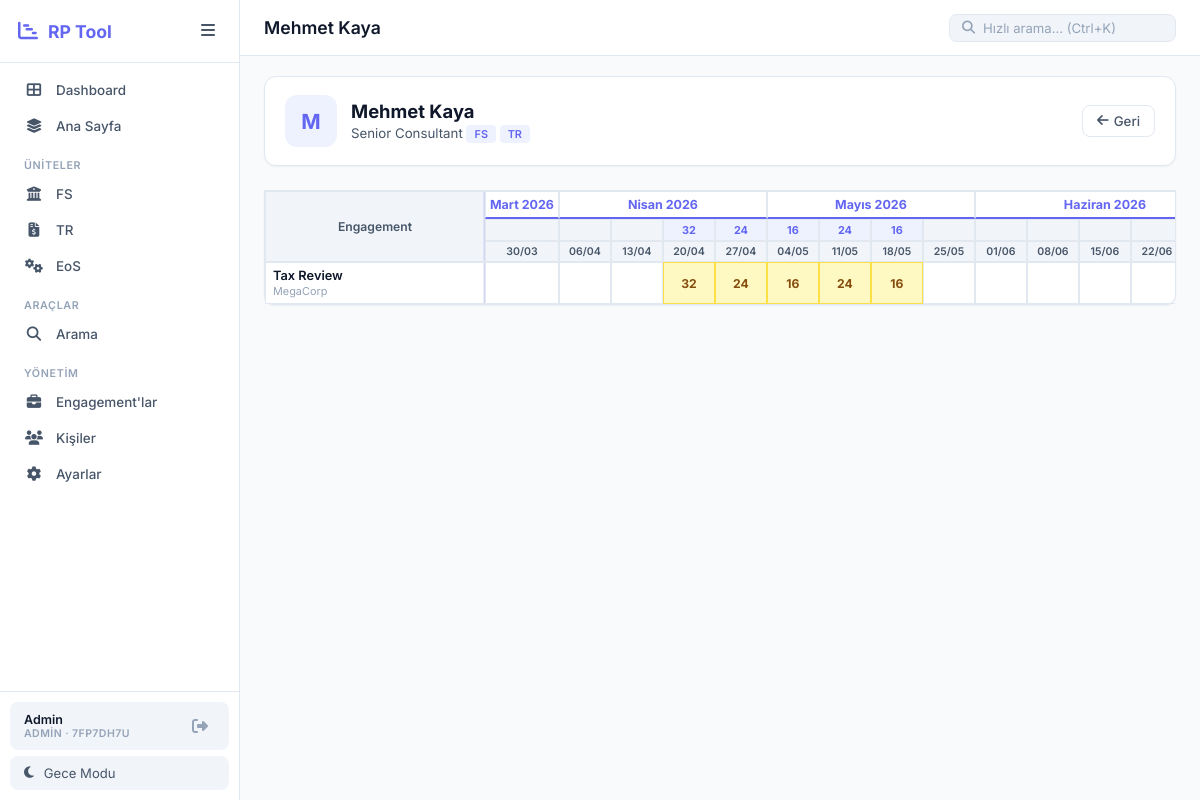
Page /search/person/2 (signed in) on the committed database.
### models.py (models this page shows, shortened)
class Unit(db.Model):
    __tablename__ = 'units'
    id = db.Column(db.Integer, primary_key=True)
    workspace_id = db.Column(db.Integer, db.ForeignKey('workspaces.id'), nullable=False)
    short_name = db.Column(db.String(20), nullable=False)
    long_name = db.Column(db.String(200), nullable=False)
    icon = db.Column(db.String(50), default='fas fa-folder')
    color = db.Column(db.String(20), default='#6366f1')
    sort_order = db.Column(db.Integer, default=0)
    is_active = db.Column(db.Boolean, default=True)
    created_at = db.Column(db.DateTime, default=datetime.utcnow)
    __table_args__ = (
        db.UniqueConstraint('workspace_id', 'short_name', name='unique_ws_unit'),
    )

class User(UserMixin, db.Model):
    __tablename__ = 'users'
    id = db.Column(db.Integer, primary_key=True)
    username = db.Column(db.String(100), unique=True, nullable=False)
    password = db.Column(db.String(200), nullable=False)
    display_name = db.Column(db.String(100), nullable=False)
    email = db.Column(db.String(200), nullable=True)
    role = db.Column(db.String(20), default='user')
    workspace_id = db.Column(db.Integer, db.ForeignKey('workspaces.id'), nullable=False)
    last_login = db.Column(db.DateTime, nullable=True)
    created_at = db.Column(db.DateTime, default=datetime.utcnow)
    def is_admin(self):
        return self.role == 'admin'

class Workspace(db.Model):
    __tablename__ = 'workspaces'
    id = db.Column(db.Integer, primary_key=True)
    name = db.Column(db.String(200), nullable=False)
    code = db.Column(db.String(10), unique=True, nullable=False)
    created_at = db.Column(db.DateTime, default=datetime.utcnow)
    users = db.relationship('User', backref='workspace', lazy=True)
    units = db.relationship('Unit', backref='workspace', lazy=True, cascade='all, delete-orphan')
    titles = db.relationship('Title', backref='workspace', lazy=True, cascade='all, delete-orphan')
    persons = db.relationship('Person', backref='workspace', lazy=True, cascade='all, delete-orphan')
    engagements = db.relationship('Engagement', backref='workspace', lazy=True, cascade='all, delete-orphan')
    settings = db.relationship('AppSettings', backref='workspace', lazy=True, cascade='all, delete-orphan')

class Person(db.Model):
    __tablename__ = 'persons'
    id = db.Column(db.Integer, primary_key=True)
    workspace_id = db.Column(db.Integer, db.ForeignKey('workspaces.id'), nullable=False)
    name = db.Column(db.String(100), nullable=False)
    title = db.Column(db.String(100), nullable=False)
    email = db.Column(db.String(150), nullable=True)
    is_active = db.Column(db.Boolean, default=True, nullable=False)
    created_at = db.Column(db.DateTime, default=datetime.utcnow)
    departments = db.relationship('PersonDepartment', backref='person', lazy=True, cascade='all, delete-orphan')
    bookings = db.relationship('Booking', backref='person', lazy=True, cascade='all, delete-orphan')
    def get_departments(self):
        return [d.department for d in self.departments]

class PersonDepartment(db.Model):
    __tablename__ = 'person_department'
    id = db.Column(db.Integer, primary_key=True)
    person_id = db.Column(db.Integer, db.ForeignKey('persons.id'), nullable=False)
    department = db.Column(db.String(50), nullable=False)
    __table_args__ = (
        db.UniqueConstraint('person_id', 'department', name='unique_person_dept'),
    )

class Engagement(db.Model):
    __tablename__ = 'engagements'
    id = db.Column(db.Integer, primary_key=True)
    workspace_id = db.Column(db.Integer, db.ForeignKey('workspaces.id'), nullable=False)
    name = db.Column(db.String(200), nullable=False)
    client = db.Column(db.String(200), nullable=True)
    category = db.Column(db.String(50), nullable=False, default='FS')
    status = db.Column(db.String(50), default='Active')
    start_date = db.Column(db.Date, nullable=True)
    end_date = db.Column(db.Date, nullable=True)
    created_at = db.Column(db.DateTime, default=datetime.utcnow)
    bookings = db.relationship('Booking', backref='engagement', lazy=True, cascade='all, delete-orphan')

class Booking(db.Model):
    __tablename__ = 'bookings'
    id = db.Column(db.Integer, primary_key=True)
    person_id = db.Column(db.Integer, db.ForeignKey('persons.id'), nullable=False)
    engagement_id = db.Column(db.Integer, db.ForeignKey('engagements.id'), nullable=False)
    week_start = db.Column(db.Date, nullable=False)
    hours = db.Column(db.Float, default=0)
    color = db.Column(db.String(20), default='green')
    note = db.Column(db.String(200), nullable=True)
    created_at = db.Column(db.DateTime, default=datetime.utcnow)
    __table_args__ = (
        db.UniqueConstraint('person_id', 'engagement_id', 'week_start', name='unique_booking'),
    )

### app.py (the view)
@app.route('/search/person/<int:person_id>')
@login_required
def person_detail(person_id):
    person = Person.query.filter_by(id=person_id, workspace_id=ws_id()).first_or_404()
    weeks = get_ws_weeks()
    bks = Booking.query.filter_by(person_id=person.id).all()
    eb = {}
    for b in bks:
        if b.engagement_id not in eb:
            eb[b.engagement_id] = {'engagement': db.session.get(Engagement, b.engagement_id), 'bookings': {}}
        eb[b.engagement_id]['bookings'][b.week_start] = b
    wt = {w: sum(e['bookings'][w].hours for e in eb.values() if w in e['bookings']) for w in weeks}
    return render_template('person_detail.html', person=person, weeks=weeks, eng_bookings=eb, weekly_totals=wt)

### app.py (called while the page is built)
@login_manager.user_loader
def load_user(user_id):
    return db.session.get(User, int(user_id))

def ws_id():
    return current_user.workspace_id

def get_month_label(d):
    m = {1:'Ocak',2:'Şubat',3:'Mart',4:'Nisan',5:'Mayıs',6:'Haziran',
         7:'Temmuz',8:'Ağustos',9:'Eylül',10:'Ekim',11:'Kasım',12:'Aralık'}
    return m.get(d.month, d.strftime('%B'))

def get_active_units():
    if not current_user.is_authenticated:
        return []
    return Unit.query.filter_by(workspace_id=ws_id(), is_active=True).order_by(Unit.sort_order, Unit.short_name).all()

def get_active_titles():
    if not current_user.is_authenticated:
        return []
    return Title.query.filter_by(workspace_id=ws_id(), is_active=True).order_by(Title.sort_order, Title.name).all()

def get_demand_page_name():
    if not current_user.is_authenticated:
        return 'Ana Sayfa'
    name = AppSettings.get(ws_id(), 'demand_page_name', '')
    return name if name else 'Ana Sayfa'

@app.context_processor
def utility_processor():
    try:
        units = get_active_units()
        dpn = get_demand_page_name()
        titles = get_active_titles()
        ws_code = current_user.workspace.code if current_user.is_authenticated else ''
        ws_name = current_user.workspace.name if current_user.is_authenticated else ''
    except Exception:
        units, titles = [], []
        dpn = 'CA Demand'
        ws_code, ws_name = '', ''
    return {
        'get_week_label': get_week_label,
        'get_month_label': get_month_label,
        'active_units': units,
        'active_titles': titles,
        'demand_page_name': dpn,
        'ws_code': ws_code,
        'ws_name': ws_name,
    }

### models.py (called while the page is built)
    @staticmethod
    def get(workspace_id, key, default=''):
        s = AppSettings.query.filter_by(workspace_id=workspace_id, key=key).first()
        return s.value if s else default

### templates/person_detail.html (shortened to what this page needs)
{% extends "base.html" %}
{% block page_title %}{{ person.name }}{% endblock %}
{% block content %}
<div class="detail-header">
    <div class="detail-avatar {% if not person.is_active %}avatar-inactive{% endif %}">
        {{ person.name[0] }}
    </div>
    <div class="detail-info">
        <h2>
            {{ person.name }}
        </h2>
        <p>
            {{ person.title }}
            {% for dept in person.get_departments() %}
                <span class="badge badge-unit">{{ dept }}</span>
            {% endfor %}
        </p>
    </div>
    <a href="javascript:history.back()" class="btn btn-ghost"><i class="fas fa-arrow-left"></i> Geri</a>
</div>
<div class="gantt-outer" style="margin-top: 1.5rem;">
    <div class="gantt-table-container">
        <table class="gantt-table">
            <thead>
                <tr class="month-row">
                    <th class="sticky-col col-engagement-single" rowspan="3">Engagement</th>
                    {% set ns = namespace(cm='') %}
                    {% for w in weeks %}
                        {% set mk = w.strftime('%Y-%m') %}
                        {% if mk != ns.cm %}
                            {% set ns.cm = mk %}
                            {% set cnt = [] %}
                            <th colspan="{{ cnt|length }}" class="month-cell">
                                {{ get_month_label(w) }} {{ w.year }}
                            </th>
                        {% endif %}
                    {% endfor %}
                </tr>
                <tr class="totals-row">
                    {% for w in weeks %}
                    <th class="week-total-cell {% if weekly_totals[w] > 0 %}has-hours{% endif %} {% if weekly_totals[w] > 40 %}over-capacity{% endif %}">
                        {% if weekly_totals[w] > 0 %}{{ weekly_totals[w]|int }}{% endif %}
                    </th>
                    {% endfor %}
                </tr>
                <tr class="week-header-row">
                    {% for w in weeks %}
                    <th class="week-cell">{{ w.strftime('%d/%m') }}</th>
                    {% endfor %}
                </tr>
            </thead>
            <tbody>
                {% for eng_id, eng_data in eng_bookings.items() %}
                <tr class="gantt-row">
                    <td class="sticky-col col-engagement-single">
                        <div class="engagement-info">
                            <a href="{{ url_for('engagement_detail', engagement_id=eng_data.engagement.id) }}" class="eng-link">
                                {{ eng_data.engagement.name }}
                            </a>
                            <small>{{ eng_data.engagement.client }}</small>
                        </div>
                    </td>
                    {% for w in weeks %}
                        {% set b = eng_data.bookings.get(w) %}
                        <td class="gantt-cell {% if b and b.hours > 0 %}booked cell-{{ b.color }}{% endif %}"
                            data-person-id="{{ person.id }}"
                            data-engagement-id="{{ eng_data.engagement.id }}"
                            data-week="{{ w.strftime('%Y-%m-%d') }}"
                            data-hours="{{ b.hours if b else 0 }}"
                            data-color="{{ b.color if b else 'green' }}"
                            {% if current_user.is_admin() %}onclick="openCellEdit(this)"{% endif %}>
                            {% if b and b.hours > 0 %}{{ b.hours|int }}{% endif %}
                        </td>
                    {% endfor %}
                </tr>
                {% endfor %}
            </tbody>
        </table>
    </div>
</div>
{% endblock %}

### templates/base.html (shortened to what this page needs)
<!DOCTYPE html>
<html lang="tr" data-theme="light">
<head>
    <link rel="stylesheet" href="{{ url_for('static', filename='css/style.css') }}">
    <link rel="stylesheet" href="https://cdnjs.cloudflare.com/ajax/libs/font-awesome/6.5.0/css/all.min.css">
</head>
<body>
    <aside class="sidebar" id="sidebar">
        <div class="sidebar-header">
            <div class="logo">
                <i class="fas fa-chart-gantt"></i>
                <span>RP Tool</span>
            </div>
            <button class="sidebar-toggle" onclick="toggleSidebar()">
                <i class="fas fa-bars"></i>
            </button>
        </div>
        <nav class="sidebar-nav">
            <a href="{{ url_for('dashboard') }}" class="nav-item {% if request.endpoint == 'dashboard' %}active{% endif %}">
                <i class="fas fa-th-large"></i>
                <span>Dashboard</span>
            </a>
            <a href="{{ url_for('merge') }}" class="nav-item {% if request.endpoint == 'merge' %}active{% endif %}">
                <i class="fas fa-layer-group"></i>
                <span>{{ demand_page_name }}</span>
            </a>
            {% if active_units %}
            <div class="nav-divider">Üniteler</div>
            {% for unit in active_units %}
            <a href="{{ url_for('unit_view', short_name=unit.short_name) }}"
               class="nav-item {% if request.endpoint == 'unit_view' and request.view_args.get('short_name') == unit.short_name %}active{% endif %}">
                <i class="{{ unit.icon }}"></i>
                <span>{{ unit.short_name }}</span>
            </a>
            {% endfor %}
            {% endif %}
            <div class="nav-divider">Araçlar</div>
            <a href="{{ url_for('search') }}" class="nav-item {% if request.endpoint == 'search' %}active{% endif %}">
                <i class="fas fa-search"></i>
                <span>Arama</span>
            </a>
            {% if current_user.is_admin() %}
            <div class="nav-divider">Yönetim</div>
            <a href="{{ url_for('manage_engagements') }}" class="nav-item {% if request.endpoint == 'manage_engagements' %}active{% endif %}">
                <i class="fas fa-briefcase"></i>
                <span>Engagement'lar</span>
            </a>
            <a href="{{ url_for('manage_people') }}" class="nav-item {% if request.endpoint == 'manage_people' %}active{% endif %}">
                <i class="fas fa-users"></i>
                <span>Kişiler</span>
            </a>
            <a href="{{ url_for('admin_settings') }}" class="nav-item {% if request.endpoint == 'admin_settings' %}active{% endif %}">
                <i class="fas fa-gear"></i>
                <span>Ayarlar</span>
            </a>
            {% endif %}
        </nav>
        <div class="sidebar-footer">
            <div class="sidebar-user">
                <div class="sidebar-user-info">
                    <span class="sidebar-user-name">{{ current_user.display_name }}</span>
                    <span class="sidebar-user-role">{{ 'Admin' if current_user.is_admin() else 'User' }} · {{ ws_code }}</span>
                </div>
                <a href="{{ url_for('logout') }}" class="sidebar-logout" title="Çıkış">
                    <i class="fas fa-sign-out-alt"></i>
                </a>
            </div>
            <button class="theme-toggle" onclick="toggleTheme()">
                <i class="fas fa-moon" id="theme-icon"></i>
                <span id="theme-text">Gece Modu</span>
            </button>
        </div>
    </aside>
    <main class="main-content" id="main-content">
        <header class="top-bar">
            <div class="top-bar-left">
                <h1 class="page-title">{% block page_title %}Resource Planner{% endblock %}</h1>
            </div>
            <div class="top-bar-right">
                <div class="search-box-mini">
                    <i class="fas fa-search"></i>
                    <input type="text" placeholder="Hızlı arama... (Ctrl+K)" id="quick-search"
                           onkeydown="if(event.key==='Enter') window.location.href='/search?q='+this.value">
                </div>
            </div>
        </header>
        <div class="content-area">
            {% block content %}{% endblock %}
        </div>
    </main>
</body>
</html>

### rows in the picture
Unit: short_name "FS"
Unit: short_name "TR"
Unit: short_name "EoS"
User: display_name "Admin", role "ADMIN"
Workspace: code "7FP7DH7U"
Person: name "Mehmet Kaya", name "M", title "Senior Consultant"
PersonDepartment: department "FS"
PersonDepartment: department "TR"
Engagement: engagement.name "Tax Review", engagement.client "MegaCorp"
Booking: hours "32"
Booking: hours "24"
Booking: hours "16"
Booking: hours "24"
Booking: hours "16"

### other values in the picture
{{ demand_page_name }} "Ana Sayfa"
{{ get_month_label(w) }} "Mart" "Nisan" "Mayıs" "Haziran"
{{ w.year }} "2026" "2026" "2026" "2026"
{{ weekly_totals[w]|int }} "32" "24" "16" "24" "16"
{{ w.strftime('%d/%m') }} "30/03" "06/04" "13/04" "20/04" "27/04" "04/05" "11/05" "18/05" "25/05" "01/06" "08/06" "15/06" "22/06"
